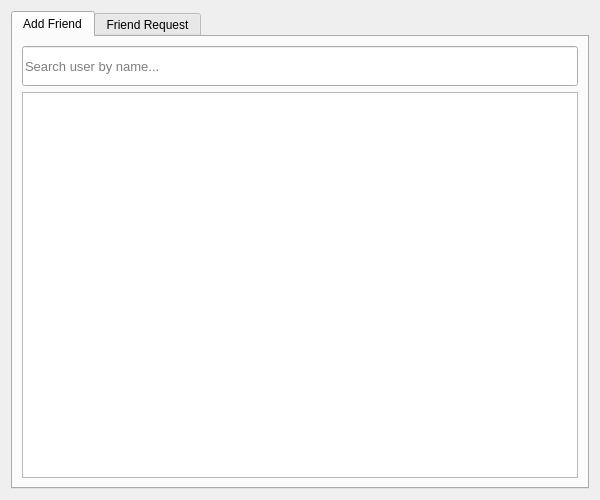
<?xml version="1.0" encoding="UTF-8"?>
<ui version="4.0">
 <class>Friend</class>
 <widget class="QWidget" name="Friend">
  <property name="geometry">
   <rect>
    <x>0</x>
    <y>0</y>
    <width>600</width>
    <height>500</height>
   </rect>
  </property>
  <property name="windowTitle">
   <string>Friend</string>
  </property>
  <layout class="QGridLayout" name="gridLayout">
   <item row="0" column="0">
    <widget class="QTabWidget" name="tabWidget">
     <property name="currentIndex">
      <number>0</number>
     </property>
     <widget class="QWidget" name="Add_Friend">
      <attribute name="title">
       <string>Add Friend</string>
      </attribute>
      <layout class="QVBoxLayout" name="verticalLayout">
       <item>
        <widget class="QLineEdit" name="Search_lineEdit">
         <property name="minimumSize">
          <size>
           <width>0</width>
           <height>40</height>
          </size>
         </property>
         <property name="font">
          <font>
           <family>Arial</family>
           <pointsize>10</pointsize>
          </font>
         </property>
         <property name="placeholderText">
          <string>Search user by name...</string>
         </property>
        </widget>
       </item>
       <item>
        <widget class="QListWidget" name="Add_Friend_listWidget"/>
       </item>
      </layout>
     </widget>
     <widget class="QWidget" name="Friend_Request">
      <attribute name="title">
       <string>Friend Request</string>
      </attribute>
      <layout class="QGridLayout" name="gridLayout_2">
       <item row="0" column="0">
        <widget class="QListWidget" name="Friend_Request_listWidget"/>
       </item>
      </layout>
     </widget>
    </widget>
   </item>
  </layout>
 </widget>
 <resources/>
 <connections/>
</ui>
